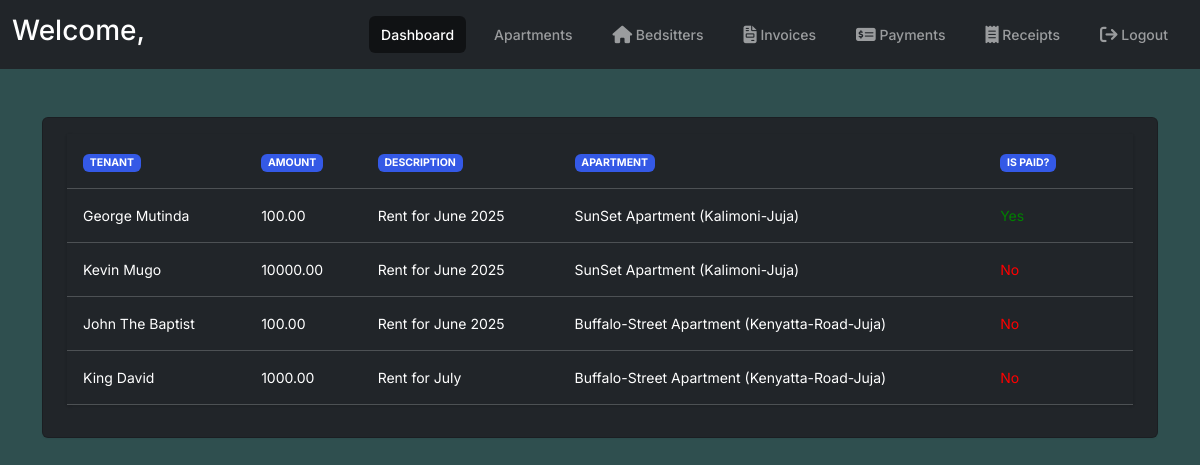
The app's page /invoices/, older data.
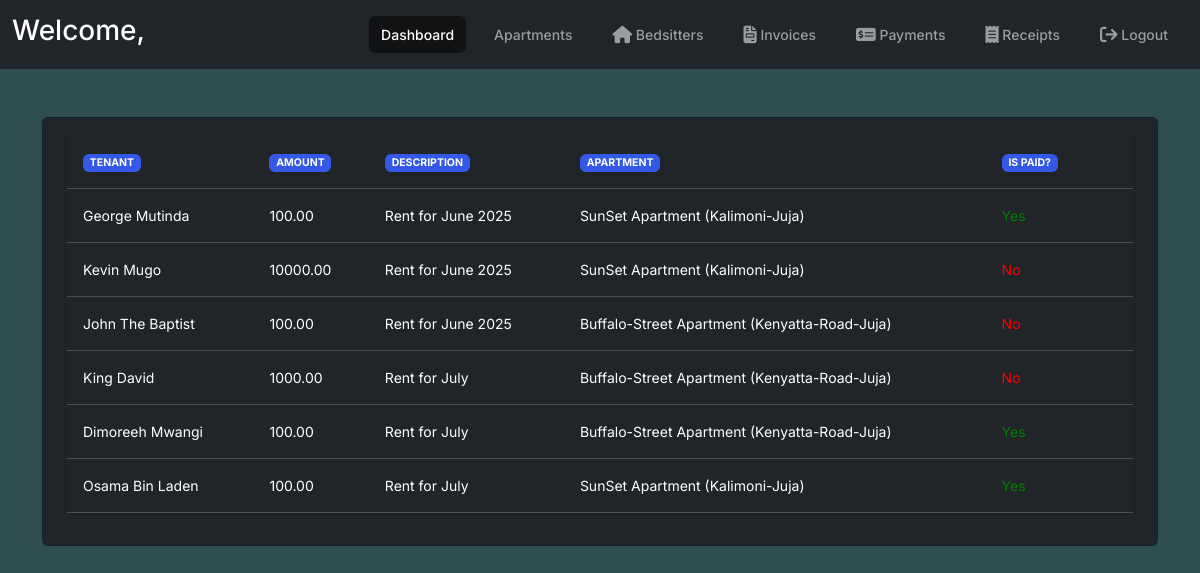
The same page, newer data.
### portal/models.py (models this page shows, shortened)
class Invoice(models.Model):
    tenant = models.ForeignKey(TenantProfile, on_delete=models.CASCADE)
    description = models.CharField(max_length=255)
    amount = models.DecimalField(max_digits=10, decimal_places=2)
    due_date = models.DateField()
    is_paid = models.BooleanField(default=False)
    apartment = models.ForeignKey(Apartment, on_delete=models.CASCADE, related_name="invoices")
    class Meta:
        verbose_name_plural = "Invoices"

class TenantProfile(models.Model):
    user = models.OneToOneField(User, on_delete=models.CASCADE)
    bedsitter = models.OneToOneField(Bedsitter, on_delete=models.SET_NULL, null=True, blank=True)
    phone = models.CharField(max_length=255)
    apartment = models.OneToOneField(Apartment, on_delete=models.CASCADE, null=True, blank=True)
    def __str__(self):
        return self.user.get_full_name() or self.user.username
    class Meta:
        verbose_name = "Tenant Profile"
        verbose_name_plural = "Tenant Profiles"

class Apartment(models.Model):
    name = models.CharField(max_length=255)
    address = models.CharField(max_length=255)
    def __str__(self):
        return f"{self.name} ({self.address})"
    class Meta:
        verbose_name_plural = "Apartments"

### portal/views.py (the view)
# urls.py: path('invoices/', views.invoice_list, name='invoice_list'),
def invoice_list(request):
    invoices = Invoice.objects.all()
    return render(request, "portal/invoice_list.html", {"invoices": invoices})

### portal/templates/portal/invoice_list.html
{% extends "portal/base.html" %}
{% block content %}
<div class="card shadow bg-dark">
  <div class="card-body">
    <table class="table table-hover table-dark">
      <thead>
        <tr>
          <th><span class="badge bg-primary">Tenant</span></th>
          <th><span class="badge bg-primary">Amount</span></th>
          <th><span class="badge bg-primary">Description</span></th>
          <th><span class="badge bg-primary">Apartment</span></th>
          <th><span class="badge bg-primary">Is Paid?</span></th>
          <th></th>
        </tr>
      </thead>
      <tbody>
        {% for invoice in invoices %}
        <tr>
          <td>{{ invoice.tenant }}</td>
          <td>{{ invoice.amount }}</td>
          <td>{{ invoice.description }}</td>
          <td>{{ invoice.apartment }}</td>
          <td>
            {% if invoice.is_paid %}
            <span style="color: green">Yes</span>
            {% else %}
            <span style="color: red">No</span>
            {% endif %}
          </td>
          <td>{{ invoice.created_at }}</td>
        </tr>
        {% empty %}
        <tr>
          <td colspan="5">No invoices found.</td>
        </tr>
        {% endfor %}
      </tbody>
    </table>
  </div>
</div>
{% endblock %}

Row changes from the older to the newer data that the page shows:
added Invoice: tenant "Dimoreeh Mwangi", amount "100.00", description "Rent for July", apartment "Buffalo-Street Apartment (Kenyatta-Road-Juja)", is_paid "Yes"
added Invoice: tenant "Osama Bin Laden", amount "100.00", description "Rent for July", apartment "SunSet Apartment (Kalimoni-Juja)", is_paid "Yes"
